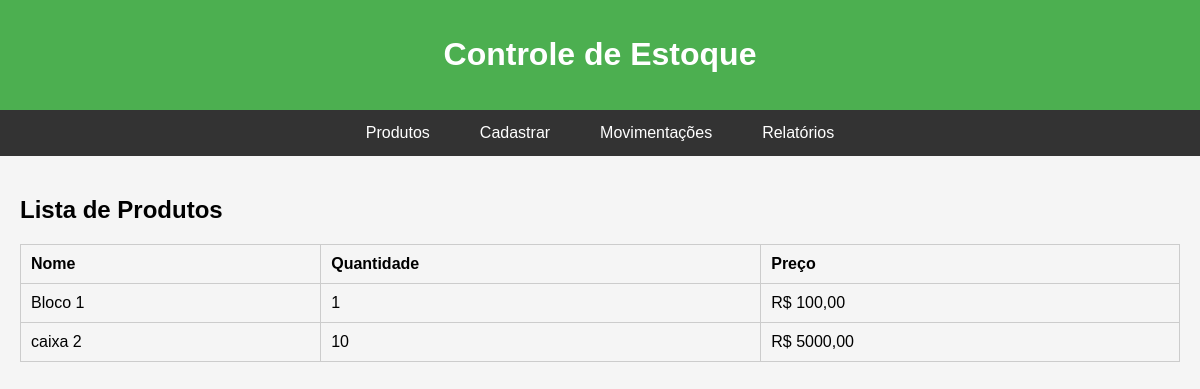
The app's page /, older data.
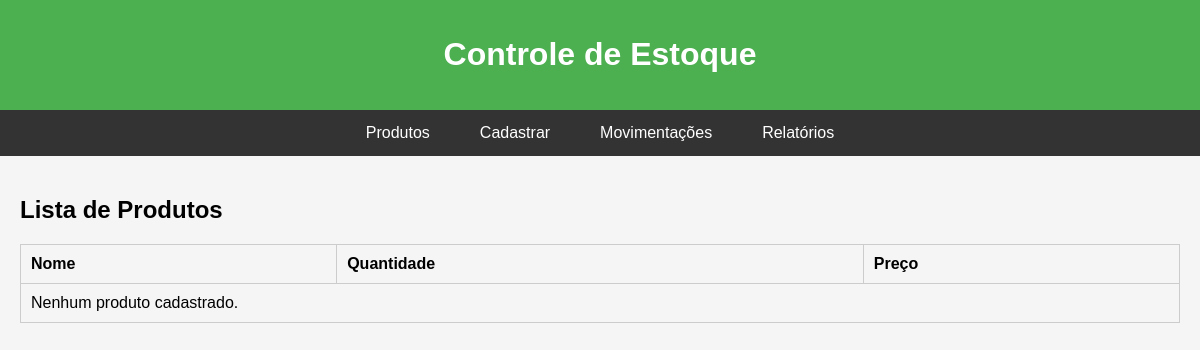
The same page, newer data.
### estoque/models.py (models this page shows, shortened)
class Produto(models.Model):
    nome = models.CharField(max_length=100)
    quantidade = models.PositiveIntegerField()
    preco = models.DecimalField(max_digits=10, decimal_places=2)

### estoque/views.py (the view)
# urls.py: path('', views.listar_produtos, name='listar_produtos'),
def listar_produtos(request):
    produtos = Produto.objects.all()
    return render(request, 'listar_produtos.html', {'produtos': produtos})

### estoque/templates/listar_produtos.html (shortened to what this page needs)
{% extends 'navbar.html' %}
{% block content %}
<h2>Lista de Produtos</h2>
<table>
    <tr>
        <th>Nome</th>
        <th>Quantidade</th>
        <th>Preço</th>
    </tr>
    {% for produto in produtos %}
    <tr>
        <td>{{ produto.nome }}</td>
        <td>{{ produto.quantidade }}</td>
        <td>R$ {{ produto.preco|floatformat:2 }}</td>
    </tr>
    {% empty %}
    <tr>
        <td colspan="3">Nenhum produto cadastrado.</td>
    </tr>
    {% endfor %}
</table>
{% endblock %}

Row changes from the older to the newer data that the page shows:
removed Produto: nome "Bloco 1", quantidade "1", preco "100,00"
removed Produto: nome "caixa 2", quantidade "10", preco "5000,00"
Text that changed along with them:
text now shown: "Nenhum produto cadastrado."
